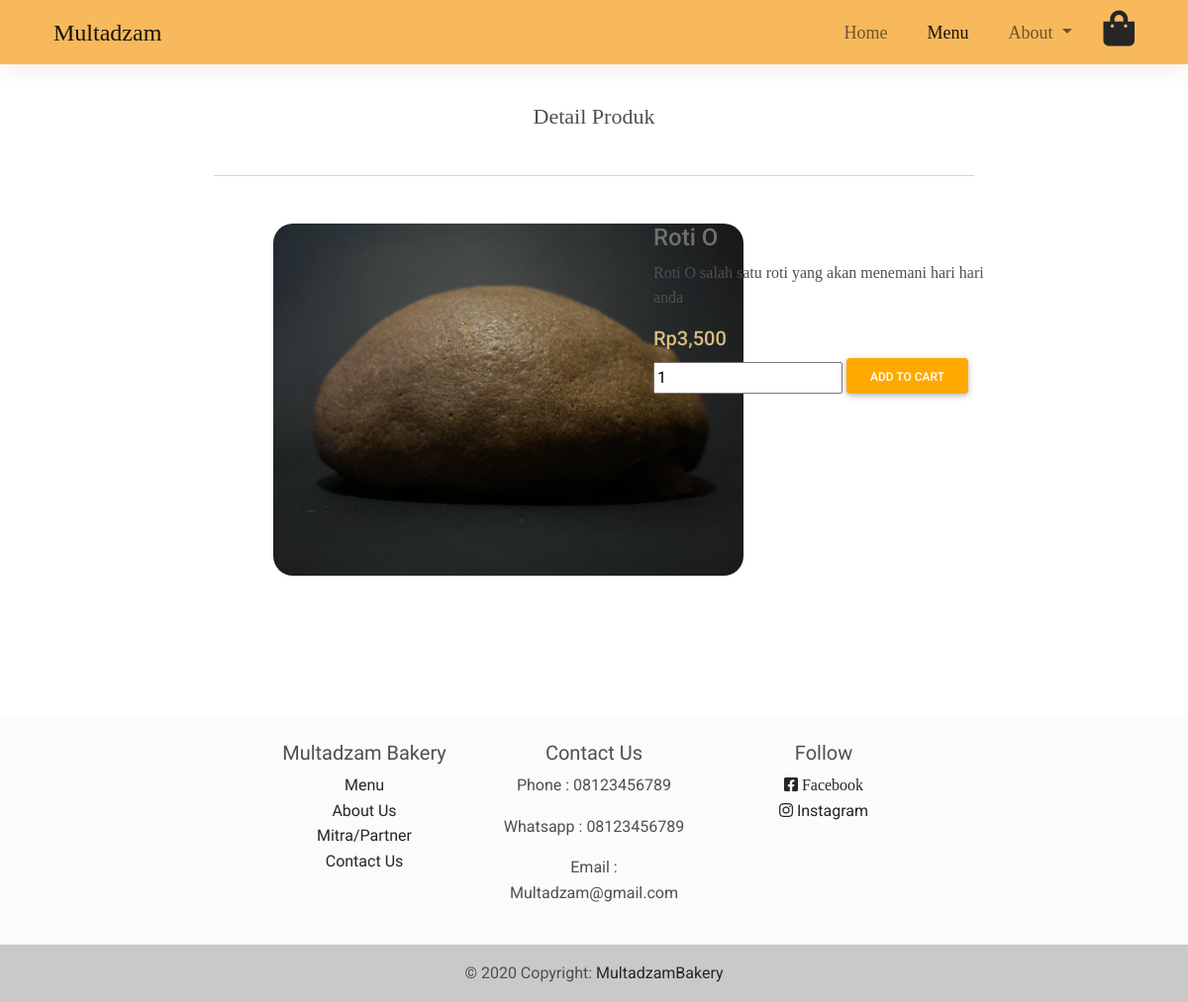
The page /produk2.php?id_fm=6 on the database its author committed.
### tables this page shows
CREATE TABLE `featured_menu` (
  `id_fm` int(11) NOT NULL,
  `nama_fm` varchar(300) NOT NULL,
  `harga_fm` int(11) NOT NULL,
  `deskripsi_fm` text NOT NULL,
  `gambar_fm` varchar(300) NOT NULL
);

### web/admin/functions.php (called while the page is built, shortened)
<?php
$conn = mysqli_connect("localhost", "root", "", "multadzambakery");
function query($query)
{
	global $conn;
	$result = mysqli_query($conn, $query);
	$rows = [];
	while ($row = mysqli_fetch_assoc($result)) {
		$rows[] = $row;
	}
	return $rows;
}

### web/produk2.php (the view, shortened to what this page needs)
<?php
require 'admin/functions.php';
$id_fm = $_GET['id_fm'];
$fms = query("SELECT * FROM featured_menu WHERE id_fm = $id_fm");
?>
<!DOCTYPE html>
<html lang="en">
<head>
    <link rel="stylesheet" href="https://use.fontawesome.com/releases/v5.11.2/css/all.css" />
    <link rel="stylesheet" href="css/mdb.min.css" />
    <link rel="stylesheet" href="css/navbar.css">
    <link rel="stylesheet" href="css/index.css">
</head>
<body>
    <nav class="navbar navbar-expand-lg navbar-light fixed-top">
        <div class="container">
            <div class="container-fluid">
                <div class="collapse navbar-collapse" id="navbarSupportedContent">
                    <a class="navbar-brand" href="#">Multadzam</a>
                    <ul class="navbar-nav ms-auto mb-2 mb-lg-0">
                        <li class="nav-item me-4">
                            <a class="nav-link" aria-current="page" href="index.php">Home</a>
                        </li>
                        <li class="nav-item me-4">
                            <a class="nav-link  active" href="menu.php">Menu</a>
                        </li>
                        <li class="nav-item dropdown me-4">
                            <a class="nav-link dropdown-toggle" href="#" id="navbarDropdown" role="button" data-mdb-toggle="dropdown" aria-expanded="false">
                                About
                            </a>
                        </li>
                        <li><a href="" class="link-dark"><i class=" fas fa-shopping-bag fa-2x"></i></a></li>
                    </ul>
                </div>
            </div>
        </div>
    </nav>
    <div class="container" style=" margin-top: 100px; width:66%; background-color:white; margin-left:17%">
        <div class="mx-auto" style="text-align: center; font-family: 'Cormorant Upright', serif; font-size: 22px;">Detail Produk</div><br>
        <hr>
        <?php foreach ($fms as $fm) : ?>
            <div class="container m-5">
                <div class="row">
                    <div class="col-xl-6" style="min-height: 400px; background-color: white;"> <a href=""><img style=" width: 475px; border-radius: 20px;" src="img/foto_produk/<?= $fm['gambar_fm']; ?>" alt=""></a></div>
                    <div class="col-xl-6">
                        <a href="" style="color:#707070">
                            <h4><?= $fm['nama_fm']; ?></h4>
                        </a>
                        <p style="font-family: 'Cormorant Upright', serif; font-size: 16px;"><?= $fm['deskripsi_fm']; ?></p>
                        <h5 style="color:#DABC81 ;">Rp<?= number_format($fm['harga_fm']); ?></h5>
                        <form action="cart.php" method="POST">
                            <input type="number" name="quantity" size="5" autofocus value="1" autocomplete="off">
                            <button type="submit" name="pesan" class="btn btn-warning">ADD TO CART</button>
                        </form>
                    </div>
                </div>
            </div>
        <?php endforeach; ?>
    </div><br><br>
    <footer class="bg-light text-center text-lg-start">
        <div class="container p-4" style="width:60%; text-align:center">
            <div class="row">
                <div class="col-lg-4 col-md-6 mb-4 mb-md-0">
                    <h5 style="font-family: 'Jomolhari', serif;">Multadzam Bakery</h5>
                    <ul class="list-unstyled mb-0">
                        <li>
                            <a href="menu.php" class="text-dark" style="font-family: 'Ibarra Real Nova', serif;">Menu</a>
                        </li>
                        <li>
                            <a href="about.php" class="text-dark" style="font-family: 'Ibarra Real Nova', serif;">About Us</a>
                        </li>
                        <li>
                            <a href="mitra.php" class="text-dark" style="font-family: 'Ibarra Real Nova', serif;">Mitra/Partner</a>
                        </li>
                        <li>
                            <a href="contact.php" class="text-dark" style="font-family: 'Ibarra Real Nova', serif;">Contact Us</a>
                        </li>
                    </ul>
                </div>
                <div class="col-lg-4 col-md-6 mb-4 mb-md-0">
                    <h5 style="font-family: 'Jomolhari', serif;">Contact Us</h5>
                    <ul class="list-unstyled mb-0">
                        <li>
                            <p>Phone : 08123456789</p>
                        </li>
                        <li>
                            <p>Whatsapp : 08123456789</p>
                        </li>
                        <li>
                            <p>Email : Multadzam@gmail.com</p>
                        </li>
                    </ul>
                </div>
                <div class="col-lg-4 col-md-6 mb-4 mb-md-0">
                    <h5 style="font-family: 'Jomolhari', serif;">Follow</h5>
                    <ul class="list-unstyled">
                        <li>
                            <a href="#!" class="text-dark"><i class="fab fa-facebook-square"> Facebook</i></a>
                        </li>
                        <li>
                            <a href="#!" class="text-dark"><i class="fab fa-instagram"></i> Instagram</a>
                        </li>
                    </ul>
                </div>
            </div>
        </div>
        <div class="text-center p-3" style="background-color: rgba(0, 0, 0, 0.2)">
            © 2020 Copyright:
            <a class="text-dark" href="index.php">MultadzamBakery</a>
        </div>
    </footer>
</body>
</html>

### web/css/navbar.css (style rules this page uses)
.navbar { background-color: #f7b95c; font-family: "Cormorant Upright", serif; font-size: 18px; }
.navbar-brand { font-size: 24px; }

### rows shown on the page
featured_menu: gambar_fm (picture), nama_fm "Roti O", deskripsi_fm "Roti O salah satu roti yang akan menemani hari hari anda", harga_fm "3,500"
